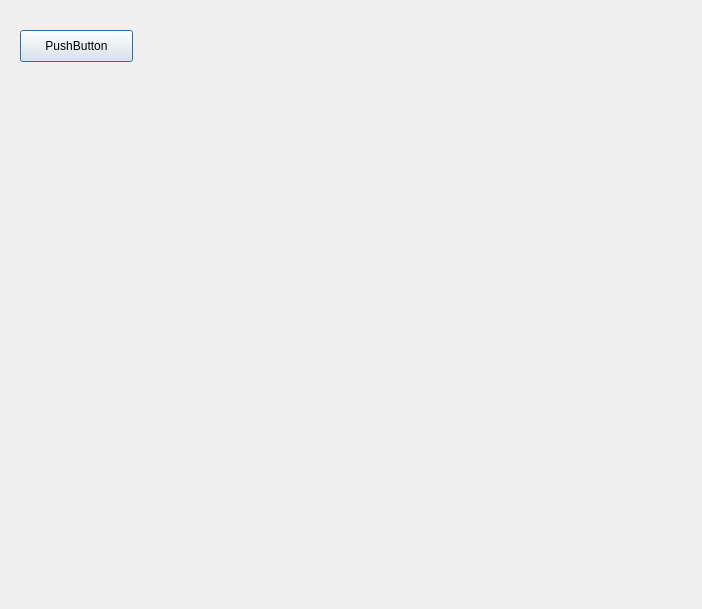
<?xml version="1.0" encoding="UTF-8"?>
<ui version="4.0">
 <class>Dialog</class>
 <widget class="QDialog" name="Dialog">
  <property name="geometry">
   <rect>
    <x>0</x>
    <y>0</y>
    <width>702</width>
    <height>609</height>
   </rect>
  </property>
  <property name="windowTitle">
   <string>Dialog</string>
  </property>
  <widget class="QPushButton" name="pushButton">
   <property name="geometry">
    <rect>
     <x>20</x>
     <y>30</y>
     <width>113</width>
     <height>32</height>
    </rect>
   </property>
   <property name="text">
    <string>PushButton</string>
   </property>
  </widget>
  <widget class="QWidget" name="gridLayoutWidget">
   <property name="geometry">
    <rect>
     <x>30</x>
     <y>80</y>
     <width>651</width>
     <height>501</height>
    </rect>
   </property>
   <layout class="QGridLayout" name="levelGrid"/>
  </widget>
 </widget>
 <resources/>
 <connections/>
</ui>
